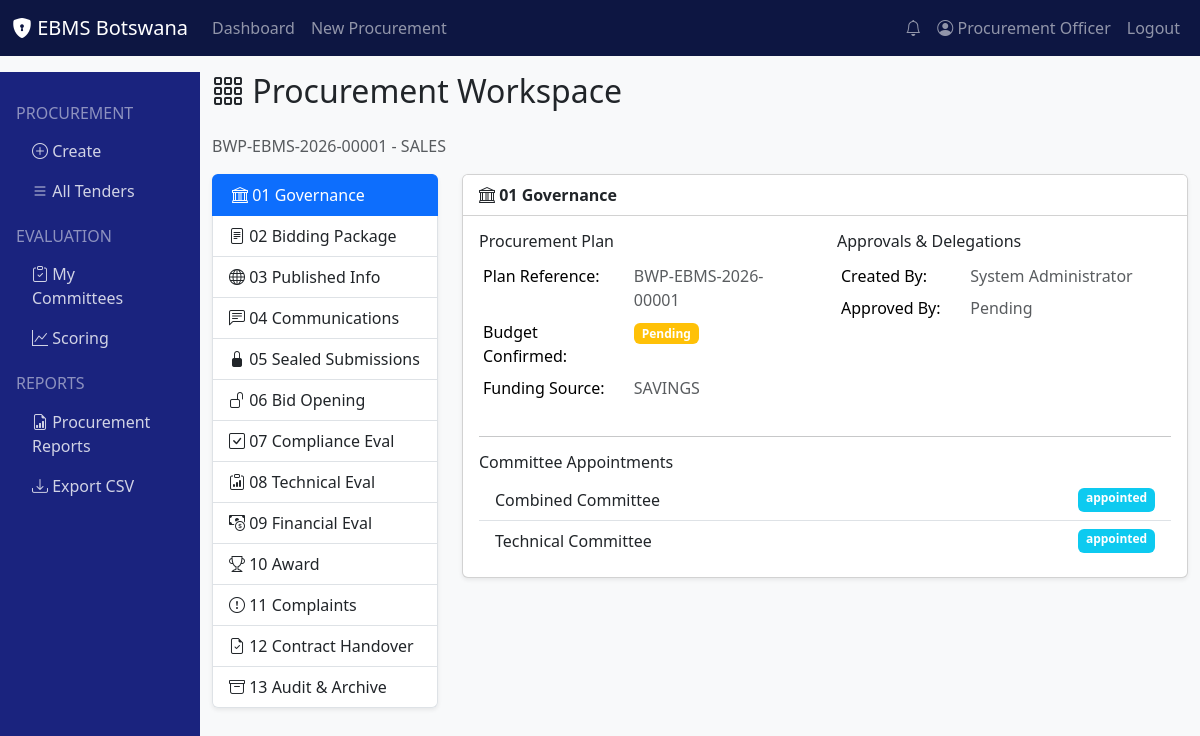
Screenshot of /procurement/1/workspace (signed in) with the database file from the repository.
### models/user.py (models this page shows, shortened)
class User(UserMixin, db.Model):
    __tablename__ = 'users'
    id = db.Column(db.Integer, primary_key=True)
    username = db.Column(db.String(80), unique=True, nullable=False, index=True)
    email = db.Column(db.String(120), unique=True, nullable=False, index=True)
    password_hash = db.Column(db.String(256), nullable=False)
    first_name = db.Column(db.String(100), nullable=False)
    last_name = db.Column(db.String(100), nullable=False)
    phone = db.Column(db.String(20))
    department = db.Column(db.String(100))
    is_active = db.Column(db.Boolean, default=True)
    is_verified = db.Column(db.Boolean, default=False)
    mfa_enabled = db.Column(db.Boolean, default=False)
    mfa_secret = db.Column(db.String(100))
    last_login = db.Column(db.DateTime)
    last_ip = db.Column(db.String(45))
    failed_logins = db.Column(db.Integer, default=0)
    locked_until = db.Column(db.DateTime)
    created_at = db.Column(db.DateTime, default=lambda: datetime.now(pytz.timezone('Africa/Gaborone')))
    updated_at = db.Column(db.DateTime, default=lambda: datetime.now(pytz.timezone('Africa/Gaborone')),
                          onupdate=lambda: datetime.now(pytz.timezone('Africa/Gaborone')))
    role_id = db.Column(db.Integer, db.ForeignKey('roles.id'))
    role = db.relationship('Role', back_populates='users')
    procurements = db.relationship('Procurement', foreign_keys='Procurement.created_by',
                                   back_populates='created_by_user', lazy='dynamic')
    committee_memberships = db.relationship('CommitteeMember', back_populates='user', lazy='dynamic')
    audit_logs = db.relationship('AuditLog', back_populates='user', lazy='dynamic')
    notifications = db.relationship('Notification', back_populates='user', lazy='dynamic')
    def get_full_name(self):
        return f"{self.first_name} {self.last_name}"
    def has_role(self, role_name):
        return self.role and self.role.name == role_name

### models/procurement.py (models this page shows, shortened)
class Procurement(db.Model):
    __tablename__ = 'procurements'
    id = db.Column(db.Integer, primary_key=True)
    tender_number = db.Column(db.String(100), unique=True, nullable=False, index=True)
    title = db.Column(db.String(500), nullable=False)
    description = db.Column(db.Text)
    category = db.Column(db.String(50), nullable=False)
    procurement_method = db.Column(db.String(100), nullable=False)
    submission_method = db.Column(db.String(50), default='single_envelope')
    evaluation_method = db.Column(db.String(100))
    estimated_value = db.Column(db.Numeric(15, 2))
    currency = db.Column(db.String(3), default='BWP')
    funding_source = db.Column(db.String(200))
    budget_confirmed = db.Column(db.Boolean, default=False)
    ppra_code = db.Column(db.String(50))
    ppra_sub_code = db.Column(db.String(50))
    ppra_grade = db.Column(db.String(20))
    status = db.Column(db.String(50), default='draft', index=True)
    publication_date = db.Column(db.DateTime)
    closing_date = db.Column(db.DateTime, index=True)
    opening_date = db.Column(db.DateTime)
    cooling_off_end = db.Column(db.DateTime)
    validity_days = db.Column(db.Integer, default=90)
    has_lots = db.Column(db.Boolean, default=False)
    lot_count = db.Column(db.Integer, default=1)
    reservation_scheme = db.Column(db.String(100))
    preference_percentage = db.Column(db.Numeric(5, 2))
    citizen_participation_required = db.Column(db.Boolean, default=False)
    approved_by = db.Column(db.Integer, db.ForeignKey('users.id'))
    approved_at = db.Column(db.DateTime)
    approval_notes = db.Column(db.Text)
    created_by = db.Column(db.Integer, db.ForeignKey('users.id'), nullable=False)
    created_at = db.Column(db.DateTime, default=lambda: datetime.now(pytz.timezone('Africa/Gaborone')))
    updated_at = db.Column(db.DateTime, default=lambda: datetime.now(pytz.timezone('Africa/Gaborone')),
                          onupdate=lambda: datetime.now(pytz.timezone('Africa/Gaborone')))
    created_by_user = db.relationship('User', foreign_keys=[created_by], back_populates='procurements')
    approver = db.relationship('User', foreign_keys=[approved_by])
    documents = db.relationship('ProcurementDocument', back_populates='procurement', lazy='dynamic', cascade='all, delete-orphan')
    workspace = db.relationship('Workspace', back_populates='procurement', uselist=False, cascade='all, delete-orphan')
    bidders = db.relationship('Bidder', back_populates='procurement', lazy='dynamic')
    bid_submissions = db.relationship('BidSubmission', back_populates='procurement', lazy='dynamic')
    bid_openings = db.relationship('BidOpening', back_populates='procurement', lazy='dynamic')
    committees = db.relationship('EvaluationCommittee', back_populates='procurement', lazy='dynamic')
    technical_evaluations = db.relationship('TechnicalEvaluation', back_populates='procurement', lazy='dynamic')
    financial_evaluations = db.relationship('FinancialEvaluation', back_populates='procurement', lazy='dynamic')
    clarifications = db.relationship('Clarification', back_populates='procurement', lazy='dynamic')
    awards = db.relationship('Award', back_populates='procurement', lazy='dynamic')
    complaints = db.relationship('Complaint', back_populates='procurement', lazy='dynamic')
    audit_logs = db.relationship('AuditLog', back_populates='procurement', lazy='dynamic')
    notifications = db.relationship('Notification', back_populates='procurement', lazy='dynamic')

### models/evaluation_committee.py (models this page shows, shortened)
class EvaluationCommittee(db.Model):
    __tablename__ = 'evaluation_committees'
    id = db.Column(db.Integer, primary_key=True)
    procurement_id = db.Column(db.Integer, db.ForeignKey('procurements.id'), nullable=False)
    appointment_instrument = db.Column(db.String(500))
    appointment_date = db.Column(db.DateTime)
    appointed_by = db.Column(db.Integer, db.ForeignKey('users.id'))
    evaluation_type = db.Column(db.String(100))  # technical, financial, combined
    scope_description = db.Column(db.Text)
    status = db.Column(db.String(50), default='appointed')  # appointed, active, suspended, dissolved
    created_at = db.Column(db.DateTime, default=lambda: datetime.now(pytz.timezone('Africa/Gaborone')))
    procurement = db.relationship('Procurement', back_populates='committees')
    members = db.relationship('CommitteeMember', back_populates='committee', lazy='dynamic', cascade='all, delete-orphan')
    appointer = db.relationship('User', foreign_keys=[appointed_by])

### routes/procurement.py (the view)
@bp.route('/<int:id>/workspace')
@login_required
def workspace(id):
    procurement = Procurement.query.get_or_404(id)
    if current_user.has_role('Bidder'):
        from models.bidder import Bidder
        bidder = Bidder.query.filter_by(procurement_id=id, contact_email=current_user.email).first()
        if not bidder:
            abort(403)
    return render_template('procurement/workspace.html', procurement=procurement)

### app.py (called while the page is built)
@login_manager.user_loader
def load_user(user_id):
    from models.user import User
    return User.query.get(int(user_id))

### templates/procurement/workspace.html (shortened to what this page needs)
{% extends "base.html" %}
{% block content %}
<h2 class="mb-4"><i class="bi bi-grid-3x3-gap"></i> Procurement Workspace</h2>
<p class="text-muted">{{ procurement.tender_number }} - {{ procurement.title }}</p>
<div class="row">
    <div class="col-md-3">
        <div class="list-group shadow-sm">
            <a href="#" class="list-group-item list-group-item-action active workspace-section"><i class="bi bi-bank"></i> 01 Governance</a>
            <a href="#" class="list-group-item list-group-item-action"><i class="bi bi-file-text"></i> 02 Bidding Package</a>
            <a href="#" class="list-group-item list-group-item-action"><i class="bi bi-globe"></i> 03 Published Info</a>
            <a href="#" class="list-group-item list-group-item-action"><i class="bi bi-chat-left-text"></i> 04 Communications</a>
            <a href="#" class="list-group-item list-group-item-action"><i class="bi bi-lock-fill"></i> 05 Sealed Submissions</a>
            <a href="#" class="list-group-item list-group-item-action"><i class="bi bi-unlock"></i> 06 Bid Opening</a>
            <a href="#" class="list-group-item list-group-item-action"><i class="bi bi-check-square"></i> 07 Compliance Eval</a>
            <a href="#" class="list-group-item list-group-item-action"><i class="bi bi-clipboard-data"></i> 08 Technical Eval</a>
            <a href="#" class="list-group-item list-group-item-action"><i class="bi bi-cash-coin"></i> 09 Financial Eval</a>
            <a href="#" class="list-group-item list-group-item-action"><i class="bi bi-trophy"></i> 10 Award</a>
            <a href="#" class="list-group-item list-group-item-action"><i class="bi bi-exclamation-circle"></i> 11 Complaints</a>
            <a href="#" class="list-group-item list-group-item-action"><i class="bi bi-file-earmark-check"></i> 12 Contract Handover</a>
            <a href="#" class="list-group-item list-group-item-action"><i class="bi bi-archive"></i> 13 Audit & Archive</a>
        </div>
    </div>
    <div class="col-md-9">
        <div class="card shadow-sm">
            <div class="card-header bg-white fw-bold"><i class="bi bi-bank"></i> 01 Governance</div>
            <div class="card-body">
                <div class="row">
                    <div class="col-md-6">
                        <h6>Procurement Plan</h6>
                        <table class="table table-sm table-borderless">
                            <tr><td>Plan Reference:</td><td class="text-muted">{{ procurement.tender_number }}</td></tr>
                            <tr><td>Budget Confirmed:</td><td>{% if procurement.budget_confirmed %}<span class="badge bg-success">Yes</span>{% else %}<span class="badge bg-warning">Pending</span>{% endif %}</td></tr>
                            <tr><td>Funding Source:</td><td class="text-muted">{{ procurement.funding_source or 'N/A' }}</td></tr>
                        </table>
                    </div>
                    <div class="col-md-6">
                        <h6>Approvals & Delegations</h6>
                        <table class="table table-sm table-borderless">
                            <tr><td>Created By:</td><td class="text-muted">{{ procurement.created_by_user.get_full_name() if procurement.created_by_user else 'N/A' }}</td></tr>
                            <tr><td>Approved By:</td><td class="text-muted">{{ procurement.approver.get_full_name() if procurement.approver else 'Pending' }}</td></tr>
                        </table>
                    </div>
                </div>
                <hr>
                <h6>Committee Appointments</h6>
                {% if procurement.committees %}
                <ul class="list-group list-group-flush">
                    {% for c in procurement.committees %}
                    <li class="list-group-item d-flex justify-content-between">
                        <span>{{ c.evaluation_type.title() }} Committee</span>
                        <span class="badge bg-info">{{ c.status }}</span>
                    </li>
                    {% endfor %}
                </ul>
                {% else %}
                <p class="text-muted">No committees appointed yet. <a href="{{ url_for('committee.assign', procurement_id=procurement.id) }}">Assign Committee</a></p>
                {% endif %}
            </div>
        </div>
    </div>
</div>
{% endblock %}

### templates/base.html (shortened to what this page needs)
<!DOCTYPE html>
<html lang="en">
<head>
    <link href="https://cdn.jsdelivr.net/npm/bootstrap@5.3.2/dist/css/bootstrap.min.css" rel="stylesheet">
    <link rel="stylesheet" href="https://cdn.jsdelivr.net/npm/bootstrap-icons@1.11.1/font/bootstrap-icons.css">
</head>
<body class="bg-light">
    <nav class="navbar navbar-expand-lg navbar-dark" style="background: #0d1642;">
        <div class="container-fluid">
            <a class="navbar-brand" href="{{ url_for('dashboard.index') }}">
                <i class="bi bi-shield-lock-fill"></i> EBMS Botswana
            </a>
            <div class="collapse navbar-collapse">
                <ul class="navbar-nav me-auto">
                    {% if current_user.is_authenticated %}
                    <li class="nav-item"><a class="nav-link" href="{{ url_for('dashboard.index') }}">Dashboard</a></li>
                    <li class="nav-item"><a class="nav-link" href="{{ url_for('procurement.create') }}">New Procurement</a></li>
                    {% endif %}
                </ul>
                <ul class="navbar-nav">
                    {% if current_user.is_authenticated %}
                    <li class="nav-item"><a class="nav-link" href="{{ url_for('notifications.index') }}"><i class="bi bi-bell"></i></a></li>
                    <li class="nav-item"><a class="nav-link" href="{{ url_for('auth.profile') }}"><i class="bi bi-person-circle"></i> {{ current_user.get_full_name() }}</a></li>
                    <li class="nav-item"><a class="nav-link" href="{{ url_for('auth.logout') }}">Logout</a></li>
                    {% else %}
                    <li class="nav-item"><a class="nav-link" href="{{ url_for('auth.login') }}">Login</a></li>
                    <li class="nav-item"><a class="nav-link" href="{{ url_for('auth.register') }}">Register</a></li>
                    {% endif %}
                </ul>
            </div>
        </div>
    </nav>
    <div class="container-fluid mt-3">
        <div class="row">
            {% if current_user.is_authenticated %}
            <div class="col-md-2 d-none d-md-block sidebar p-3">
                {% if not current_user.has_role('Bidder') %}
                <h6 class="text-white-50 text-uppercase mt-3">Procurement</h6>
                <nav class="nav flex-column">
                    <a class="nav-link" href="{{ url_for('procurement.create') }}"><i class="bi bi-plus-circle"></i> Create</a>
                    <a class="nav-link" href="{{ url_for('procurement.list_tenders') }}"><i class="bi bi-list"></i> All Tenders</a>
                </nav>
                <h6 class="text-white-50 text-uppercase mt-3">Evaluation</h6>
                <nav class="nav flex-column">
                    <a class="nav-link" href="#"><i class="bi bi-clipboard-check"></i> My Committees</a>
                    <a class="nav-link" href="#"><i class="bi bi-graph-up"></i> Scoring</a>
                </nav>
                {% endif %}
                {% if current_user.role and current_user.role.name in ['Procurement Unit', 'Procurement Oversight Unit', 'Accounting Officer', 'System Administrator'] %}
                <h6 class="text-white-50 text-uppercase mt-3">Reports</h6>
                <nav class="nav flex-column">
                    <a class="nav-link" href="{{ url_for('procurement.list_tenders') }}"><i class="bi bi-file-earmark-bar-graph"></i> Procurement Reports</a>
                    <a class="nav-link" href="{{ url_for('reports.export_csv') }}"><i class="bi bi-download"></i> Export CSV</a>
                </nav>
                {% endif %}
            </div>
            <div class="col-md-10">
            {% else %}
            <div class="col-12">
            {% endif %}
                {% block content %}{% endblock %}
            </div>
        </div>
    </div>
</body>
</html>

### templates/base.html (style rules this page uses)
.sidebar { min-height: 100vh; background: #1a237e; }
.sidebar .nav-link { color: rgba(255,255,255,0.8); }
.workspace-section { border-left: 4px solid #1a237e; }

### rows the page displays
User: get_full_name "Procurement Officer"
Procurement: tender_number "BWP-EBMS-2026-00001", title "SALES", funding_source "SAVINGS"
User: created_by_user "System Administrator"
EvaluationCommittee: evaluation_type "Combined", status "appointed"
EvaluationCommittee: evaluation_type "Technical", status "appointed"
